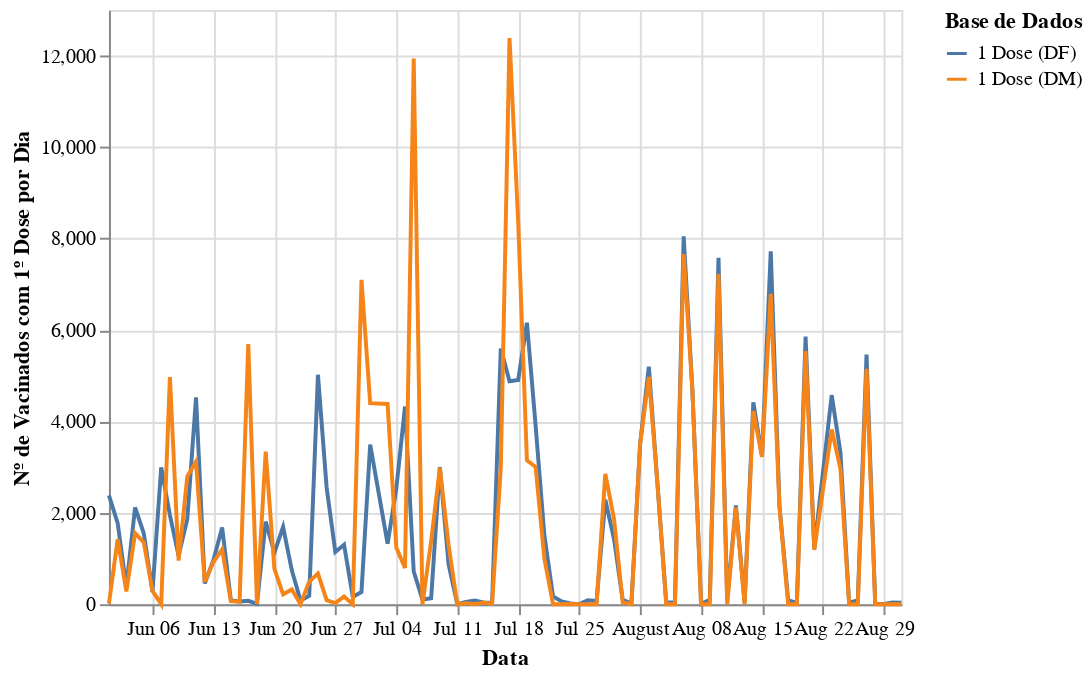

Notebook code cell kept with this figure:
### Code cell
alt.Chart(vac).mark_line().encode(
    alt.X('data:T', title='Data'),
    alt.Y('aplic_por_dia:Q', title='Nº de Vacinados com 1º Dose por Dia'),
    alt.Color('fonte_dados:N', title='Base de Dados')
)

### Figure 1 — Vega-Lite specification as saved in the notebook (floating-point values rounded to 4 significant figures; data arrays with more than 128 entries replaced by an {"elided": "..."} marker saying what was removed)
{"config": {"view": {"continuousWidth": 400, "continuousHeight": 300}}, "data": {"name": "data-26542ae793b6ba2d5df7ec5fd86f7f09"}, "mark": "line", "encoding": {"color": {"type": "nominal", "field": "fonte_dados", "title": "Base de Dados"}, "x": {"type": "temporal", "field": "data", "title": "Data"}, "y": {"type": "quantitative", "field": "aplic_por_dia", "title": "Nº de Vacinados com 1º Dose por Dia"}}, "$schema": "https://vega.github.io/schema/vega-lite/v4.8.1.json", "datasets": {"data-26542ae793b6ba2d5df7ec5fd86f7f09": {"elided": "180 records"}}}
